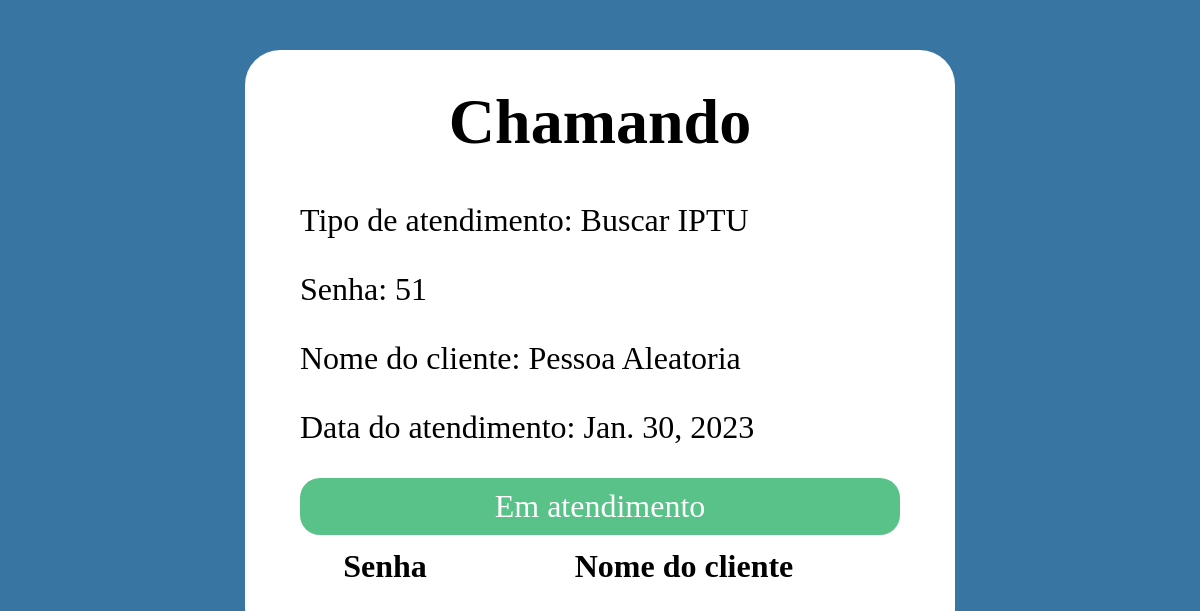
Before: /chamar-proxima-senha/ (signed in) with the older database file.
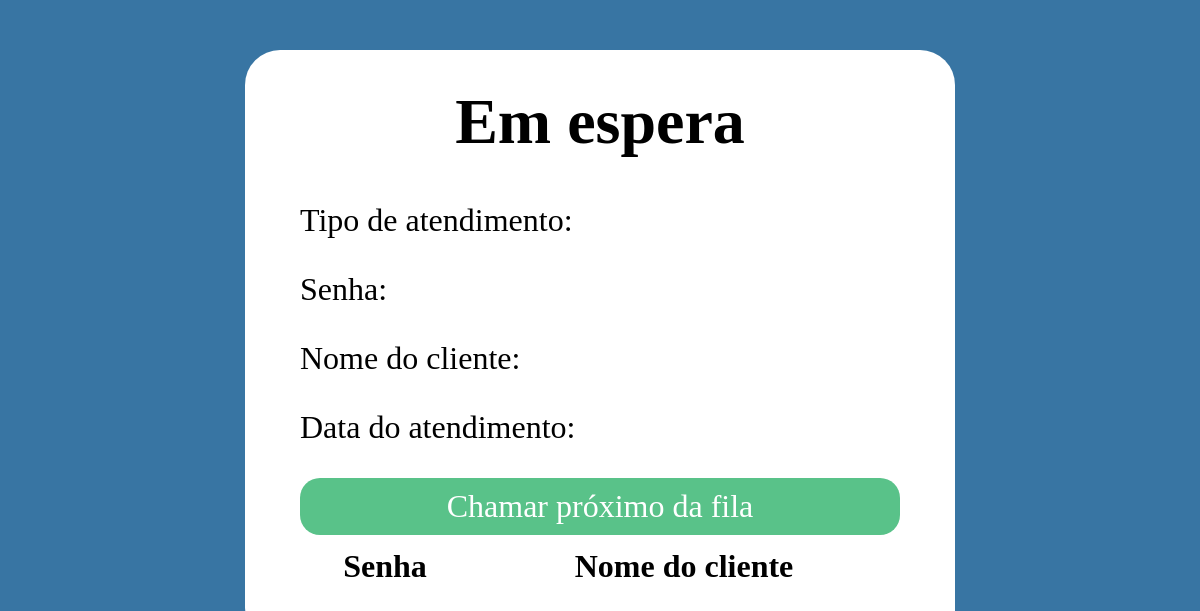
After: the same page with the newer database file.
### atendimento/models.py (models this page shows, shortened)
class Atendimento(models.Model):
    nome_cliente = models.CharField(max_length=255, verbose_name='Digite seu nome')
    data_atendimento = models.DateField(auto_now_add=True)
    status_atendimento = models.CharField(max_length=255, default='fila')
    numero_senha = models.IntegerField()
    atendente = models.ForeignKey(Atendente, on_delete=models.PROTECT, null=True,blank= True)
    tipo_atendimento = models.ForeignKey(TipoAtendimento, on_delete=models.CASCADE)

class TipoAtendimento(models.Model):
    prefixo = models.CharField(max_length=4)
    nome = models.CharField(max_length=100)
    descricao = models.CharField(max_length=255)

### atendimento/views.py (the view)
# urls.py: path('chamar-proxima-senha/', views.chamar_proxima_senha, name='chamar_proxima_senha'),
@login_required
def chamar_proxima_senha(request):
    atendente = Atendente.objects.get(user=request.user)
    try:
        senha_atual = Atendimento.objects.filter(status_atendimento='fila', tipo_atendimento = atendente.tipo_atendimento).order_by('data_atendimento').first()
        if not senha_atual:
            if atendente.tipo_atendimento.nome == 'Preferencial':
                senha_atual = Atendimento.objects.filter(status_atendimento='fila', tipo_atendimento__nome = 'Geral').order_by('data_atendimento').first()
            elif not atendente.tipo_atendimento.nome == "Processos":
                senha_atual = Atendimento.objects.filter(status_atendimento='fila', tipo_atendimento__nome='Preferencial').order_by('data_atendimento').first()
        else: print(senha_atual)
        senha_atual.status_atendimento = 'chamando'
        senha_atual.atendente = atendente
        senha_atual.save()
    except:
        senha_atual=Atendimento.objects.filter(status_atendimento='chamando', atendente=atendente).order_by('data_atendimento').first()
    return render(request, 'proxima_senha.html', {'senha': senha_atual, 'cabine': atendente.cabine})

### atendimento/templates/proxima_senha.html (shortened to what this page needs)
{% extends 'template.html' %}
{% block content %}
  {% if senha %}
  <h1>Chamando</h1>
  {% else %}
  <h1>Em espera</h1>
  {% endif %}
  <p>Tipo de atendimento: {{ senha.tipo_atendimento.nome }}</p>
  <p>Senha: {{ senha.numero_senha }}</p>
  <p>Nome do cliente: {{ senha.nome_cliente }}</p>
  <p>Data do atendimento: {{ senha.data_atendimento }}</p>
  {% if senha %}
  <a href="/em-atendimento/{{senha.id}}/{{prefixo}}">
    Em atendimento
  </a>
  {% else %}
  <a href="/chamar-proxima-senha/{{prefixo}}">
    Chamar próximo da fila
  </a>
  {% endif %}
  <div>
    <table>
      <thead>
        <tr>
          <th>Senha</th>
          <th>Nome do cliente</th>
        </tr>
      </thead>
    </table>
  </div>
{% endblock %}

Changed rows visible on the page:
removed Atendimento: tipo_atendimento.nome "Buscar IPTU", numero_senha "51", nome_cliente "Pessoa Aleatoria", data_atendimento "Jan. 30, 2023"
Other visible differences:
text no longer shown: "Chamando Em atendimento"
text now shown: "Em espera Chamar próximo da fila"
